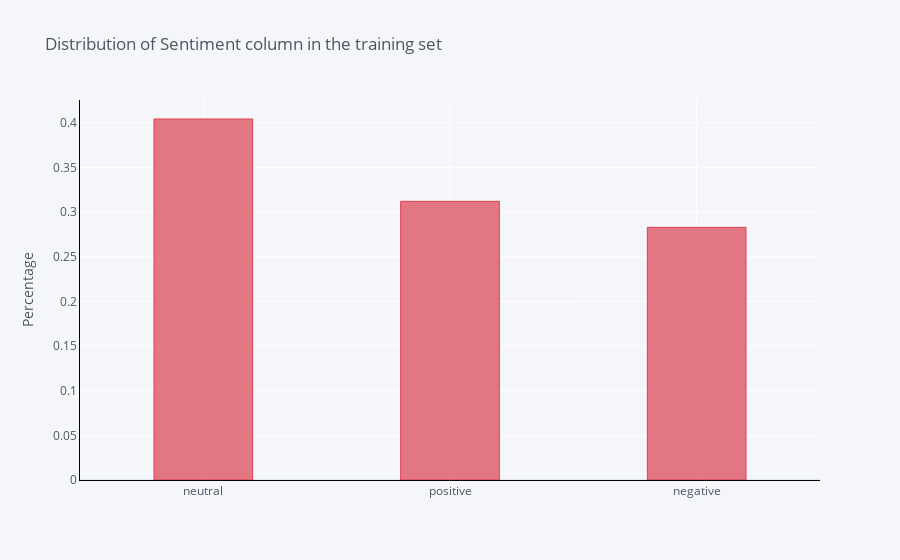

Source (notebook cell):
### Markdown cell above
## 시각화

### Code cell
train['sentiment'].value_counts(normalize=True).iplot(kind='bar',
                                                      yTitle='Percentage', 
                                                      linecolor='black', 
                                                      opacity=0.7,
                                                      color='red',
                                                      theme='pearl',
                                                      bargap=0.6,
                                                      gridcolor='white',
                                                      title='Distribution of Sentiment column in the training set')

### Figure 1 — Plotly figure (JSON) as saved in the notebook; plotly's stock layout.template omitted (floating-point values rounded to 4 significant figures)
{"data": [{"marker": {"color": "rgba(219, 64, 82, 0.7)", "line": {"color": "rgba(219, 64, 82, 1.0)", "width": 1}}, "name": "sentiment", "orientation": "v", "text": "", "type": "bar", "x": ["neutral", "positive", "negative"], "y": [0.4045, 0.3123, 0.2832]}], "layout": {"bargap": 0.6, "legend": {"bgcolor": "#F5F6F9", "font": {"color": "#4D5663"}}, "paper_bgcolor": "#F5F6F9", "plot_bgcolor": "#F5F6F9", "title": {"font": {"color": "#4D5663"}, "text": "Distribution of Sentiment column in the training set"}, "xaxis": {"gridcolor": "white", "linecolor": "black", "showgrid": true, "tickfont": {"color": "#4D5663"}, "title": {"font": {"color": "#4D5663"}, "text": ""}, "zerolinecolor": "#E1E5ED"}, "yaxis": {"gridcolor": "white", "linecolor": "black", "showgrid": true, "tickfont": {"color": "#4D5663"}, "title": {"font": {"color": "#4D5663"}, "text": "Percentage"}, "zerolinecolor": "#E1E5ED"}}}
